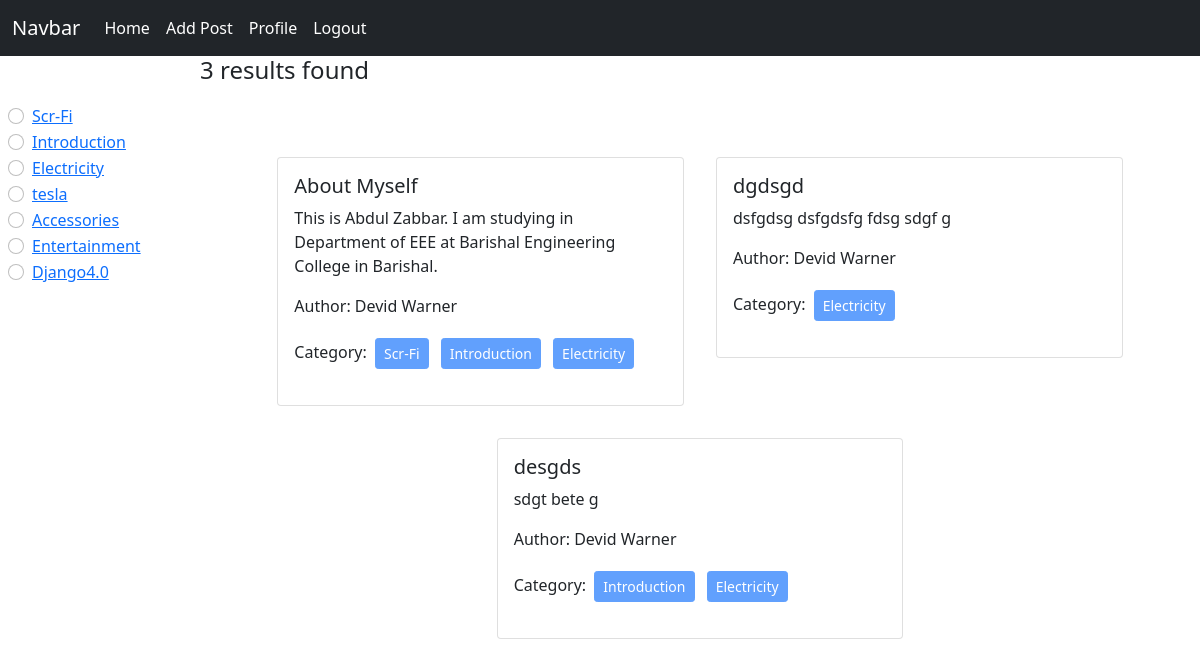
The page /category/electricity/ (signed in) on the database its author committed.
### categories/models.py (models this page shows, shortened)
class Category(models.Model):
    name= models.CharField(max_length=100)
    slug= models.SlugField(max_length=100, null=True, blank=True, unique=True)

### posts/models.py (models this page shows, shortened)
class Post(models.Model):
    title= models.CharField(max_length=50)
    content= models.TextField()
    category= models.ManyToManyField(Category) # many to many relationship
    author= models.ForeignKey(User, on_delete=models.CASCADE)

### blog_project/views.py (the view)
# urls.py: path('', views.home, name="homePage"),
@login_required
def home(request, category_slug= None):
    data= Post.objects.all()
    if category_slug is not None:
        category= Category.objects.get(slug= category_slug)
        data= Post.objects.filter(category= category)
    categories= Category.objects.all()
    return render(request, 'home.html', {'data': data, 'categories': categories})

### templates/home.html
{% extends "base.html" %}
{% block content %}
<div class="d-flex flex-wrap">
  <div class="col-2 pt-5 px-2">
    {% for cat in categories %}
    <div class="form-check">
      <input class="form-check-input" type="radio" name="category" id="{{cat.id}}">
      <label class="form-check-label" for="{{cat.id}}">
        <a href="{% url 'category_wise_post' cat.slug %}">{{cat.name}}</a>
      </label>
    </div>
    {% endfor %}
  </div>
  <div class="col-10">
    <h4>{{data | length}} results found</h4>
    <div class="d-flex flex-wrap justify-content-center container pt-5">
      {% for post in data  %}
      <div class="col-sm-5 m-3">
          <div class="card">
            <div class="card-body">
              <h5 class="card-title">{{post.title}}</h5>
              <p class="card-text">{{post.content}}</p>
              <p>Author: {{post.author.first_name}} {{post.author.last_name}}</p>
              <p>Category:
                  {% for cat in post.category.all %}
                      <button class="btn btn-primary btn-sm m-1" disabled>{{cat.name}}</button>
                  {% endfor %}
              </p>
            </div>
          </div>
        </div>
      {% endfor %}
    </div>
  </div>
</div>
{% endblock content %}

### rows shown on the page
Category: name "Scr-Fi"
Category: name "Introduction"
Category: name "Electricity"
Category: name "tesla"
Category: name "Accessories"
Category: name "Entertainment"
Category: name "Django4.0"
Post: title "About Myself", content "This is Abdul Zabbar. I am studying in Department of EEE at Barishal Engineering College in Barishal.", author.first_name "Devid", author.last_name "Warner"
Post: title "dgdsgd", content "dsfgdsg dsfgdsfg fdsg sdgf g", author.first_name "Devid", author.last_name "Warner"
Post: title "desgds", content "sdgt bete g", author.first_name "Devid", author.last_name "Warner"

### other values the page prints
{{ data | length }} "3"
